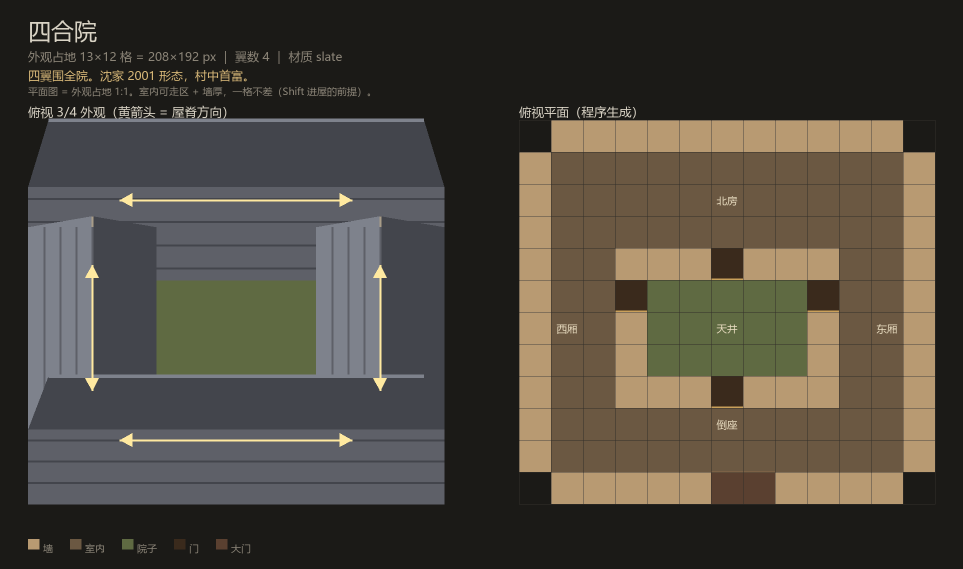
#> input picture _ref/art/_overview/v4_siheyuan.png, 1926 x 1138 px, found by its file name (shown at 1/2 size)
$ python verify_shapes.py
#> lines starting #> are read from the running program, lines starting #| are printed output that depends on the picture
"""
像素级图稿校验 —— 替代肉眼检查。
不打开图片"看"，而是直接读 PNG 像素断言。

用法：python verify_shapes.py
"""

import os
from PIL import Image, ImageFont

OUT = os.path.dirname(os.path.abspath(__file__))
T = 64          # 出图倍率 4，一格 16px * 4
PAD, TOP, GAP = 56, 240, 150
YARD = (0x5f, 0x6a, 0x42)
BG = (0x1b, 0x1a, 0x17)

fails = []

def check(name, cond, detail=""):
    status = "OK  " if cond else "FAIL"
    print(f"[{status}] {name}" + (f"  {detail}" if detail else ""))
    if not cond:
        fails.append(name)


def pixel(img, x, y):
    return img.getpixel((x, y))[:3]


def near(a, b, tol=6):
    return all(abs(a[i] - b[i]) <= tol for i in range(3))


# ---------- 1. 文字块不重叠（按实际字体 bbox 算） ----------
FONTS = ["C:/Windows/Fonts/msyh.ttc", "C:/Windows/Fonts/simhei.ttf"]
def fnt(sz):
#> called with sz = 46
    for p in FONTS:
        if os.path.exists(p):
            try:
                return ImageFont.truetype(p, sz)
            except Exception:
                pass
    return ImageFont.load_default()

def text_bbox(xy, text, size):
    f = fnt(size)
    bb = f.getbbox(text)
    x, y = xy
    return (x + bb[0], y + bb[1], x + bb[2], y + bb[3])

def overlap(a, b):
    return not (a[2] <= b[0] or b[2] <= a[0] or a[3] <= b[1] or b[3] <= a[1])

sheet_one_labels = [
    ((PAD, 30),  "四合院", 46),
    ((PAD, 96),  "外观占地 13×12 格 = 208×192 px ｜ 翼数 4 ｜ 材质 slate", 24),
    ((PAD, 134), "四翼围全院。沈家 2001 形态，村中首富。", 24),
    ((PAD, 168), "平面图 = 外观占地 1:1。室内可走区 + 墙厚，一格不差。", 20),
    ((PAD, TOP-34), "俯视 3/4 外观（黄箭头 = 屋脊方向）", 25),
    ((PAD + 13*T + GAP, TOP-34), "俯视平面（程序生成）", 25),
]
boxes = [text_bbox(*l) for l in sheet_one_labels]
bad = []
for i in range(len(boxes)):
    for j in range(i+1, len(boxes)):
        if overlap(boxes[i], boxes[j]):
            bad.append((i, j, boxes[i], boxes[j]))
check("sheet_one 顶部文字无重叠", not bad,
      "" if not bad else f"重叠对 {[(b[0],b[1]) for b in bad]}")

evo_labels = [
    ((PAD, 30), "沈家宅第", 44),
    ((PAD, 92), "阶级上升写在建筑上。", 24),
    ((PAD, 130), "旧翼永远不拆，新翼贴着旧翼接。", 24),
    ((PAD, 166), "每格 16px，出图 4 倍。", 20),
    ((PAD, 260-40), "1926 · 土坯长屋", 28),
    ((PAD, 260-8), "创业期：一翼", 20),
]
boxes2 = [text_bbox(*l) for l in evo_labels]
bad2 = [(i,j) for i in range(len(boxes2)) for j in range(i+1,len(boxes2))
        if overlap(boxes2[i], boxes2[j])]
check("evolution 顶部文字无重叠", not bad2, "" if not bad2 else f"重叠对 {bad2}")


# ---------- 2. 天井/院子区域必须是绿色，且外观与平面图一致 ----------
cases = [
    ("v4_siheyuan.png", 13, 12, [(4,5,8,7)]),
    ("v4_wei.png",      13, 10, [(4,5,8,9)]),
    ("v4_liangjin.png", 11, 11, [(2,4,8,5)]),
]
for fname, gw, gh, yards in cases:
    path = os.path.join(OUT, fname)
    if not os.path.exists(path):
        check(f"{fname} 存在", False)
        continue
    img = Image.open(path).convert("RGB")
#> img is the input picture: PIL image 1926x1138 RGB; mean R, G, B 75.6, 70.4, 61.2
    check(f"{fname} 尺寸够大", img.width >= 1400 and img.height >= 800,
          f"{img.width}x{img.height}")

    plan_x = PAD + gw*T + GAP
    for (x0,y0,x1,y1) in yards:
        # 采样点取院子上半部（y 靠北），避开南边可能压下来的翼/门/院墙
        cx = (x0+x1)//2 + 0.5
        cy = y0 + 0.5 + min(0.6, (y1-y0)*0.3)
        for panel, ox in (("外观", PAD), ("平面", plan_x)):
            px = int(ox + cx*T)
            py = int(TOP + cy*T)
            if 0 <= px < img.width and 0 <= py < img.height:
                c = pixel(img, px, py)
                check(f"{fname} {panel}天井=绿", near(c, YARD), f"pixel({px},{py})={c}")
#> this loop made 1 pass
#| [OK  ] v4_siheyuan.png 外观天井=绿  pixel(472,630)=(95, 106, 66)
#| [OK  ] v4_siheyuan.png 平面天井=绿  pixel(1454,630)=(95, 106, 66)

    c = pixel(img, 2, 2)
#> c = (27, 26, 23)
    check(f"{fname} 背景=深色", near(c, BG), f"pixel={c}")
#| [OK  ] v4_siheyuan.png 背景=深色  pixel=(27, 26, 23)
#> pass 2 of the loop `for fname, gw, gh, yards in cases:`:
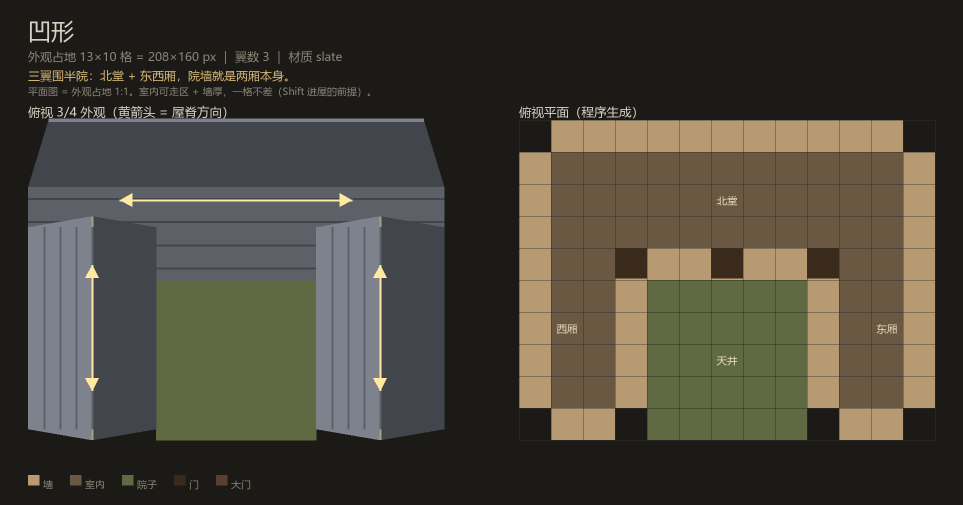
#> input picture _ref/art/_overview/v4_wei.png, 1926 x 1010 px, found by its file name (shown at 1/2 size)
#> img is the input picture: PIL image 1926x1010 RGB; mean R, G, B 72.2, 68.4, 58.1
#> the loop `for (x0,y0,x1,y1) in yards:` made 1 pass
#> (printed output is left out)
#| [OK  ] v4_wei.png 背景=深色  pixel=(27, 26, 23)


# ---------- 3. 五张图都存在且尺寸各异（证明不是同一张复制） ----------
sizes = []
for fname in ["v4_straight.png","v4_L.png","v4_wei.png","v4_siheyuan.png","v4_liangjin.png"]:
    p = os.path.join(OUT, fname)
    if os.path.exists(p):
        im = Image.open(p)
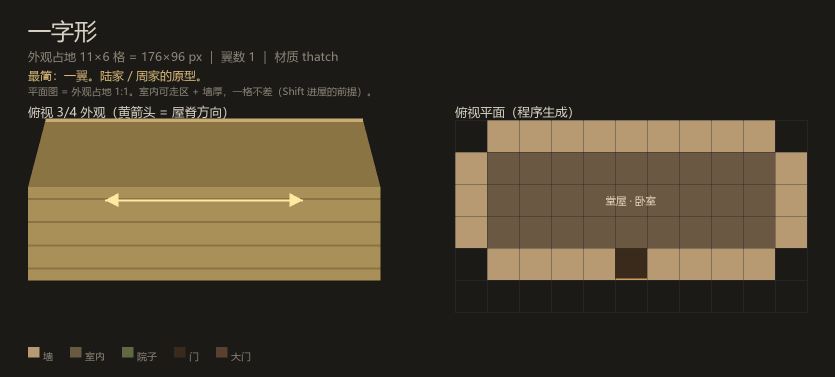
#> input picture _ref/art/_overview/v4_straight.png, 1670 x 754 px, found by its file name (shown at 1/2 size)
#> im is the input picture: PIL image 1670x754 RGB; mean R, G, B 70.5, 61.7, 45.3
        sizes.append((fname, im.size))
    else:
        check(f"{fname} 存在", False)
#> pass 2 of the loop `for fname in ["v4_straight.png","v4_L.png","v4_wei.png","v4_siheyuan.p..`:
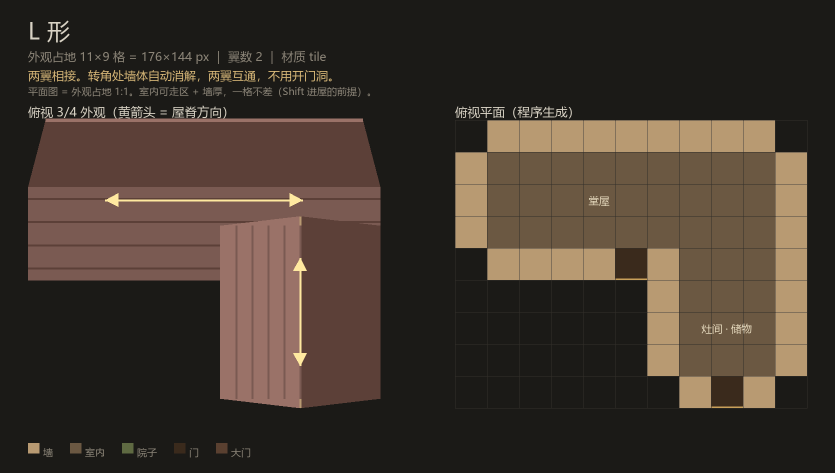
#> input picture _ref/art/_overview/v4_L.png, 1670 x 946 px, found by its file name (shown at 1/2 size)
#> im is the input picture: PIL image 1670x946 RGB; mean R, G, B 65.3, 54.3, 45.2
if len(sizes) == 5:
    check("五张房型图尺寸各对应不同占地", len(set(s for _,s in sizes)) >= 3,
          str(sizes))
#| [OK  ] 五张房型图尺寸各对应不同占地  [('v4_straight.png', (1670, 754)), ('v4_L.png', (1670, 946)), ('v4_wei.png', (1926, 1010)), ('v4_siheyuan.png', (1926, 1138)), ('v4_liangjin.png', (1670, 1074))]

print()
if fails:
    print(f"RESULT: FAIL ({len(fails)}) -> {fails}")
    raise SystemExit(1)
print("RESULT: ALL PASS")
